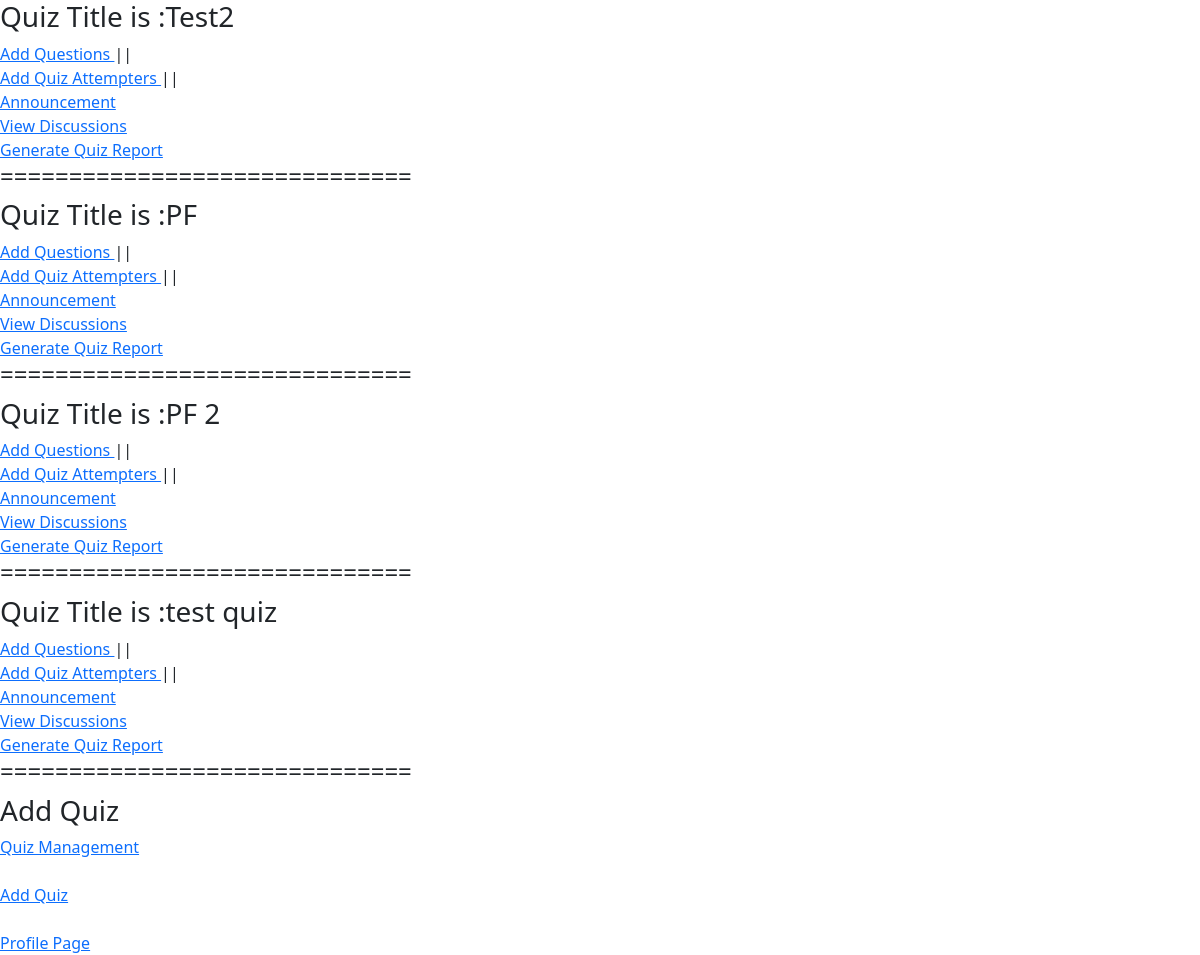
The page /quiz_management/draft_quizzes/ (signed in) on the database as committed earlier.
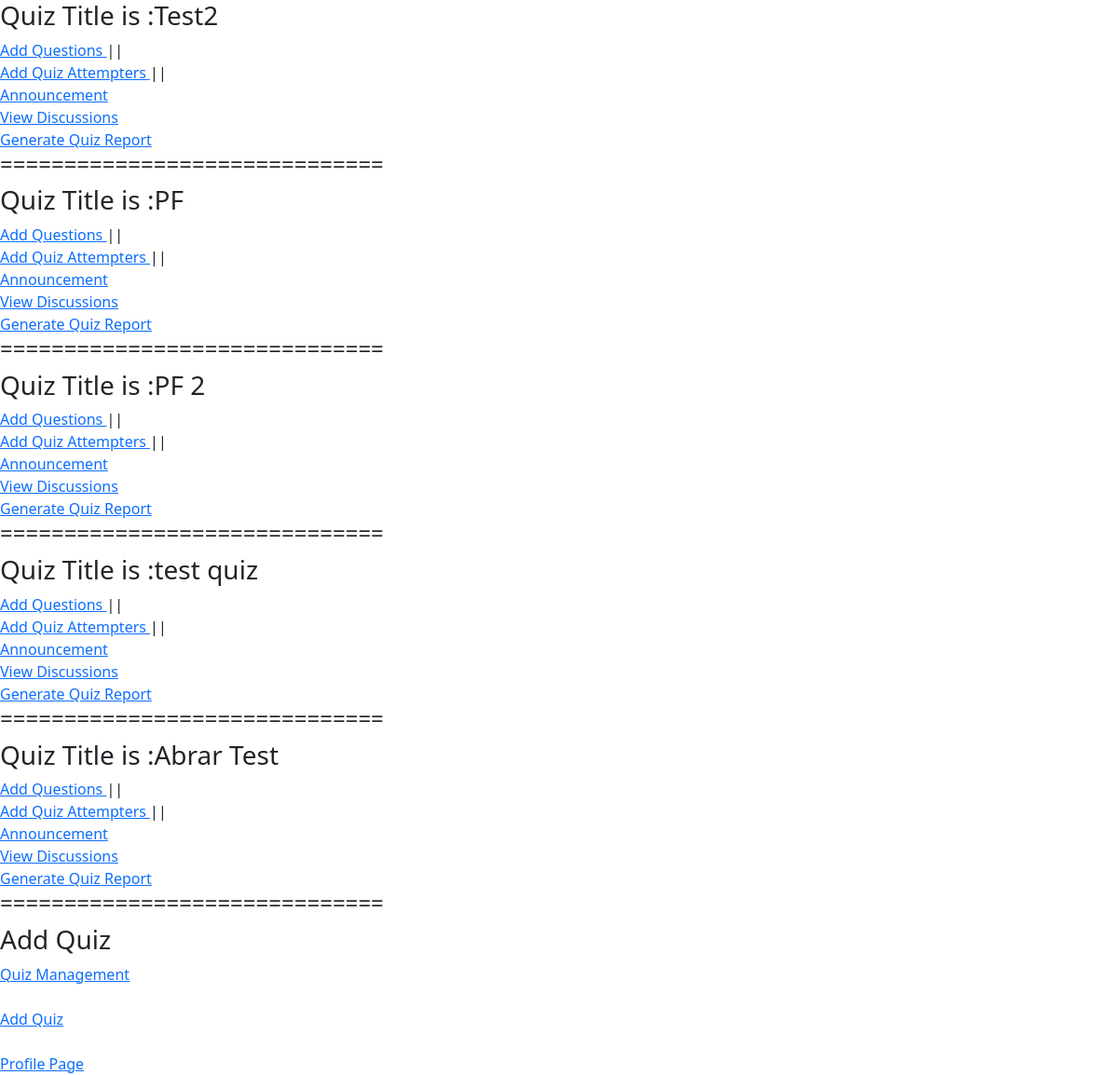
The same page on the database as committed later.
### quiz_management/models.py (models this page shows, shortened)
class Quiz(models.Model):
    host = models.ForeignKey(User, on_delete=models.CASCADE)
    title = models.CharField(max_length=120)
    category = models.CharField(max_length=30, null=True, blank=True)
    is_quiz_attempted = models.BooleanField(default=False)
    start_time = models.DateTimeField(default=timezone.now)
    end_time = models.DateTimeField(default=timezone.now)
    class Meta:
        ordering = ['start_time', 'end_time']

### quiz_management/decorators.py (the view)
    def check_host(request, *args, **kwargs):
        if request.user.is_authenticated and not request.user.is_superuser:
            try:
                is_quiz_attempter = QuizAttempter.objects.get(id=request.user.id).is_quiz_attempter
                if not is_quiz_attempter:
                    return view_function(request, *args, **kwargs)
            except QuizAttempter.DoesNotExist:
                return view_function(request, *args, **kwargs)
        return HttpResponse("You are not Host/")

### quiz_management/views.py (called while the page is built)
@host_required
def draft_quizzes(request):
    quizzes = Quiz.objects.all()
    host = request.user
    return render(request, 'quiz_management/draft_quizzes.html', {'quizzes': quizzes, 'host': host})

### quiz_management/templates/quiz_management/draft_quizzes.html (shortened to what this page needs)
{% extends "base.html" %}
{% block content %}
        {% for quiz in quizzes %}
            {% if quiz.host == host %}
            <h3>Quiz Title is :{{ quiz.title }}</h3> <a href="{% url "draft"  quiz.id %}"> Add Questions </a>    ||
            <br> <a href="{% url "addquizattempter" quiz.id %}"> Add Quiz Attempters </a>  ||
            <br> <a href="{% url "announcement" quiz.id %}">Announcement</a>
            <br> <a href="{% url "viewdiscussions" quiz.id%}">View Discussions</a>
            <br> <a href="{% url "generatereport" quiz.id%}">Generate Quiz Report</a>
            <h4> ============================== </h4>
            {% endif %}
        {% endfor %}
        <h3>Add Quiz</h3>
        <a href="{% url "quizmanagement" %}">Quiz Management</a> <br><br>
        <a href="{% url "addquiz" %}">Add Quiz</a> <br> <br>
        <a href="{% url "profile" %}">Profile Page</a>
{% endblock content %}

Rows that differ between the two databases and show on the page:
added Quiz: title "Abrar Test"
